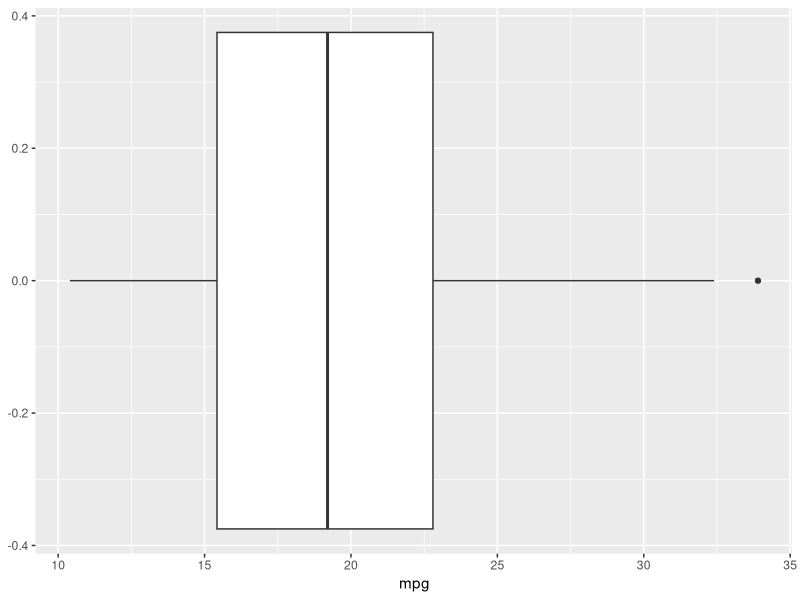

The R source for this figure:
## ---- chunk 1
##Uncomment the following lines to install the packages
install.packages("dplyr")
install.packages("ggplot2")
## ---- chunk 2
library(dplyr) ## Data Transformation
library(ggplot2) ## Data Visualization



## ---- chunk 3
data("mtcars")

## ---- chunk 4
View(mtcars)
## ---- chunk 5
str(mtcars)
## ---- chunk 6

## ---- chunk 7

## ---- chunk 8
select_mpg_mtcars_df <- mtcars %>% 
  select(mpg)
## ---- chunk 9
filter_wt_mtcars_df <- mtcars %>% 
  filter(wt > 2)
## ---- chunk 10
View(filter_wt_mtcars_df)
## ---- chunk 11
mutate_kmpl_mtcars_df <- mtcars %>% 
  mutate(kmpl = mpg * 0.425144)

## ---- chunk 12
View(mutate_kmpl_mtcars_df)
## ---- chunk 13
ggplot(data = mtcars, aes(x = mpg)) +
  geom_boxplot() 
## ---- chunk 14


## ---- chunk 15

## ---- chunk 16

## ---- chunk 17


## ---- chunk 18

## ---- chunk 19


## ---- chunk 20


